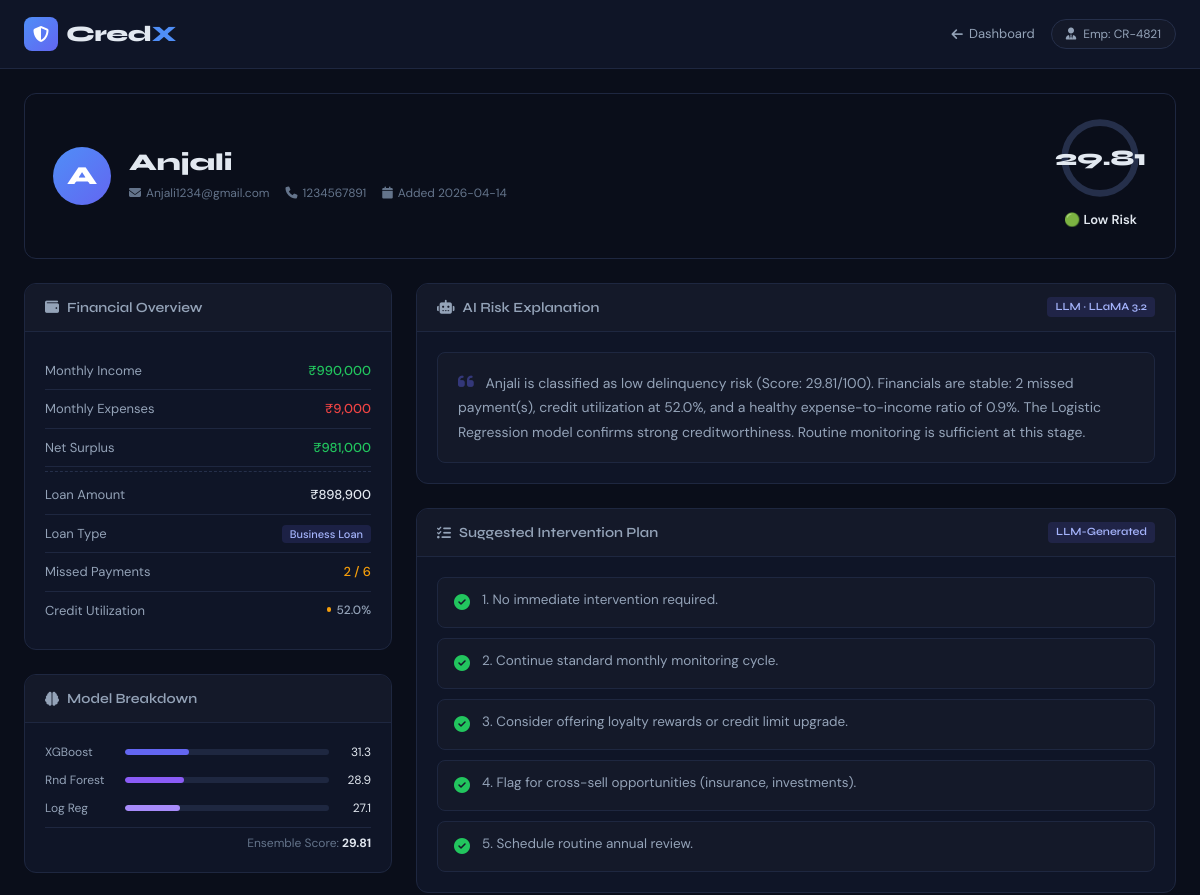
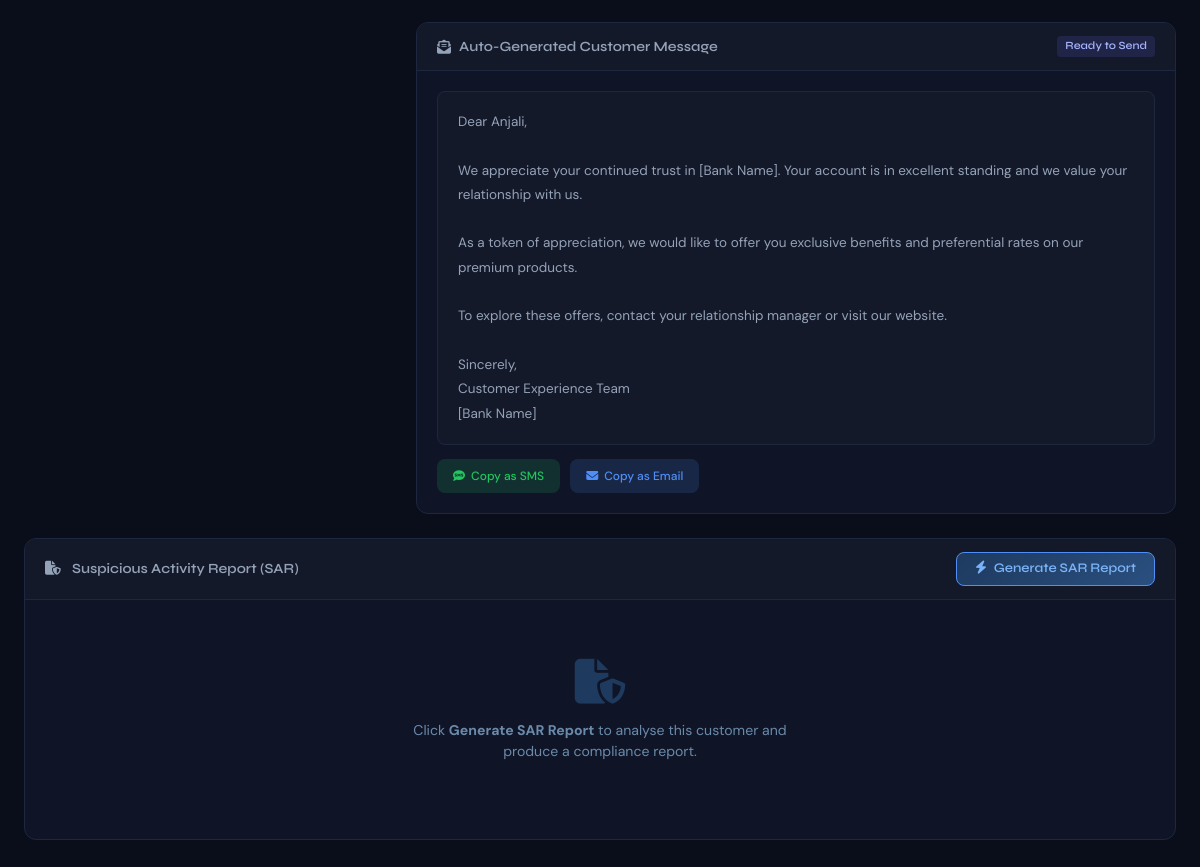
Screenshot of /customer/4 with the database file from the repository (2 pictures, top to bottom).
### tables this page shows
CREATE TABLE customers (
        id INTEGER PRIMARY KEY AUTOINCREMENT,
        name TEXT,
        income REAL,
        expenses REAL,
        missed_payments INTEGER,
        credit_utilization REAL,
        loan_amount REAL,
        loan_type TEXT,
        email TEXT,
        phone TEXT,
        added_on TEXT,
        risk_score REAL,
        risk_category TEXT
    );

### app.py (the view)
@app.route("/customer/<int:customer_id>")
def customer_detail(customer_id):
    conn = get_conn()
    conn.row_factory = sqlite3.Row
    cur = conn.cursor()
    cur.execute("SELECT * FROM customers WHERE id = ?", (customer_id,))
    row = cur.fetchone()
    conn.close()
    if row is None:
        return "Customer not found", 404
    customer = dict(row)
    service = RiskService()
    result = service.evaluate(customer)
    customer["risk_score"] = result["risk_score"]
    customer["shap"] = result.get("shap", {})  # 'shap' is not returned by the engine; default to empty dict
    explanation, intervention, message = generate_llm_explanation(
        customer, customer["risk_score"], customer["risk_category"]
    )
    customer["explanation"] = explanation
    customer["intervention"] = intervention
    customer["message"] = message
    return render_template("customer_detail.html", customer=customer)

### db/connection.py (called while the page is built)
def get_conn():
    conn = sqlite3.connect(DB_PATH)
    conn.row_factory = sqlite3.Row
    return conn

### feature_engineering/features.py (called while the page is built)
    @staticmethod
    def _safe_div(a, b):
        return float(a) / float(b) if b not in [0, None] else 0.0

    @staticmethod
    def debt_to_income(income, expenses, loan_amount):
        emi_proxy = loan_amount * 0.02  # standardized assumption
        return FeatureEngine._safe_div(expenses + emi_proxy, income)

    @staticmethod
    def utilization_risk(utilization):
        return min(max(utilization / 100.0, 0.0), 1.0)

    @staticmethod
    def payment_risk(missed_payments):
        return min((missed_payments ** 1.5) / 10.0, 1.0)

    @staticmethod
    def expense_pressure(income, expenses):
        return FeatureEngine._safe_div(expenses, income)

    @staticmethod
    def financial_stress(dti, util_risk, pay_risk, expense_pressure):
        return float(
            (0.30 * dti) +
            (0.30 * util_risk) +
            (0.25 * pay_risk) +
            (0.15 * expense_pressure)
        )

    @staticmethod
    def build(data) -> FeatureVector:
        income = float(data["income"])
        expenses = float(data["expenses"])
        loan_amount = float(data.get("loan_amount", 0))
        utilization = float(data["credit_utilization"])
        missed = float(data["missed_payments"])
        dti = FeatureEngine.debt_to_income(income, expenses, loan_amount)
        util_risk = FeatureEngine.utilization_risk(utilization)
        pay_risk = FeatureEngine.payment_risk(missed)
        exp_pressure = FeatureEngine.expense_pressure(income, expenses)
        stress = FeatureEngine.financial_stress(
            dti, util_risk, pay_risk, exp_pressure
        )
        return FeatureVector(
            dti=dti,
            utilization_risk=util_risk,
            payment_risk=pay_risk,
            expense_pressure=exp_pressure,
            financial_stress_index=stress
        )

### ml_engine/models/gb.py (called while the page is built)
    def predict_proba(self, f):
        base = (
            1.5 * f.dti +
            2.0 * f.payment_risk +
            1.2 * f.utilization_risk
        )
        return min(base / 5.0, 1.0)

### ml_engine/models/gru.py (called while the page is built)
    def predict_proba(self, f):
        memory_risk = (
            0.5 * f.payment_risk +
            0.3 * f.utilization_risk +
            0.2 * f.dti
        )
        return min(memory_risk ** 1.1, 1.0)

### services/risk_service.py (called while the page is built)
    def evaluate(self, raw_data: dict):
        return self.engine.predict(raw_data)

### templates/customer_detail.html (shortened to what this page needs)
<!DOCTYPE html>
<html lang="en">
<head>
  <link href="https://cdn.jsdelivr.net/npm/bootstrap@5.3.0/dist/css/bootstrap.min.css" rel="stylesheet"/>
  <link href="https://cdnjs.cloudflare.com/ajax/libs/font-awesome/6.4.0/css/all.min.css" rel="stylesheet"/>
  <link rel="stylesheet" href="{{ url_for('static', filename='styles.css') }}"/>
</head>
<body>
<nav class="navbar navbar-expand-lg credx-navbar">
  <div class="container-fluid px-4">
    <a class="navbar-brand d-flex align-items-center gap-2" href="/">
      <div class="brand-icon"><i class="fa-solid fa-shield-halved"></i></div>
      <span class="brand-text">Cred<span class="brand-x">X</span></span>
    </a>
    <div class="navbar-nav ms-auto d-flex flex-row align-items-center gap-3">
      <a href="/" class="nav-back"><i class="fa-solid fa-arrow-left"></i> Dashboard</a>
      <div class="employee-chip"><i class="fa-solid fa-user-tie"></i><span>Emp: CR-4821</span></div>
    </div>
  </div>
</nav>
<div class="container-fluid px-4 py-4">
  <div class="profile-banner profile-{{ customer.risk_color }} mb-4">
    <div class="pb-left">
      <div class="pb-avatar">{{ customer.name[0] }}</div>
      <div>
        <h2 class="pb-name">{{ customer.name }}</h2>
        <div class="pb-meta">
          <span><i class="fa-solid fa-envelope"></i> {{ customer.email }}</span>
          <span><i class="fa-solid fa-phone"></i> {{ customer.phone }}</span>
          <span><i class="fa-solid fa-calendar"></i> Added {{ customer.added_on }}</span>
        </div>
      </div>
    </div>
    <div class="pb-right">
      <div class="pb-score-wrap">
        <svg class="pb-ring" viewBox="0 0 36 36">
          <path class="ring-bg" d="M18 2.0845 a 15.9155 15.9155 0 0 1 0 31.831 a 15.9155 15.9155 0 0 1 0 -31.831"/>
          <path class="ring-fill ring-{{ customer.risk_color }}" stroke-dasharray="{{ customer.risk_score }}, 100" d="M18 2.0845 a 15.9155 15.9155 0 0 1 0 31.831 a 15.9155 15.9155 0 0 1 0 -31.831"/>
        </svg>
        <div class="pb-score">{{ customer.risk_score }}</div>
      </div>
      <div class="pb-badge badge-risk badge-{{ customer.risk_color }}">
        {% if customer.risk_category == "High Risk" %}🔴{% elif customer.risk_category == "Medium Risk" %}🟡{% else %}🟢{% endif %}
        {{ customer.risk_category }}
      </div>
    </div>
  </div>
  <div class="row g-4">
    <div class="col-lg-4">
      <div class="detail-card mb-4">
        <div class="detail-card-header"><i class="fa-solid fa-wallet"></i> Financial Overview</div>
        <div class="detail-card-body">
          <div class="fin-row">
            <span class="fin-label">Monthly Income</span>
            <span class="fin-val fin-green">₹{{ "{:,.0f}".format(customer.income) }}</span>
          </div>
          <div class="fin-row">
            <span class="fin-label">Monthly Expenses</span>
            <span class="fin-val fin-red">₹{{ "{:,.0f}".format(customer.expenses) }}</span>
          </div>
          <div class="fin-row">
            <span class="fin-label">Net Surplus</span>
            <span class="fin-val {% if customer.income - customer.expenses > 0 %}fin-green{% else %}fin-red{% endif %}">
              ₹{{ "{:,.0f}".format(customer.income - customer.expenses) }}
            </span>
          </div>
          <div class="fin-divider"></div>
          <div class="fin-row">
            <span class="fin-label">Loan Amount</span>
            <span class="fin-val">₹{{ "{:,.0f}".format(customer.loan_amount) }}</span>
          </div>
          <div class="fin-row">
            <span class="fin-label">Loan Type</span>
            <span class="fin-val"><span class="loan-tag">{{ customer.loan_type }}</span></span>
          </div>
          <div class="fin-row">
            <span class="fin-label">Missed Payments</span>
            <span class="fin-val {% if customer.missed_payments >= 3 %}fin-red{% elif customer.missed_payments >= 1 %}fin-amber{% else %}fin-green{% endif %}">
              {{ customer.missed_payments }} / 6
            </span>
          </div>
          <div class="fin-row align-items-start">
            <span class="fin-label">Credit Utilization</span>
            <span class="fin-val">
              <div class="util-bar-wrap">
                <div class="util-bar" style="width:{{ customer.credit_utilization }}%; background: {% if customer.credit_utilization > 75 %}#ef4444{% elif customer.credit_utilization > 50 %}#f59e0b{% else %}#22c55e{% endif %}"></div>
                <span class="util-num">{{ customer.credit_utilization }}%</span>
              </div>
            </span>
          </div>
        </div>
      </div>
      <div class="detail-card mb-4">
        <div class="detail-card-header"><i class="fa-solid fa-brain"></i> Model Breakdown</div>
        <div class="detail-card-body">
          {% set xgb_score = [customer.risk_score * 1.05, 100] | min %}
          {% set rf_score = customer.risk_score * 0.97 %}
          {% set lr_score = customer.risk_score * 0.91 %}
          <div class="model-row">
            <span class="model-name">XGBoost</span>
            <div class="model-bar-wrap">
              <div class="model-bar" style="width:{{ xgb_score }}%; background:#6366f1"></div>
            </div>
            <span class="model-score">{{ "%.1f"|format(xgb_score) }}</span>
          </div>
          <div class="model-row">
            <span class="model-name">Rnd Forest</span>
            <div class="model-bar-wrap">
              <div class="model-bar" style="width:{{ rf_score }}%; background:#8b5cf6"></div>
            </div>
            <span class="model-score">{{ "%.1f"|format(rf_score) }}</span>
          </div>
          <div class="model-row">
            <span class="model-name">Log Reg</span>
            <div class="model-bar-wrap">
              <div class="model-bar" style="width:{{ lr_score }}%; background:#a78bfa"></div>
            </div>
            <span class="model-score">{{ "%.1f"|format(lr_score) }}</span>
          </div>
          <div class="model-ensemble">
            Ensemble Score: <strong>{{ customer.risk_score }}</strong>
          </div>
        </div>
      </div>
    </div>
    <div class="col-lg-8">
      <div class="detail-card mb-4">
        <div class="detail-card-header">
          <i class="fa-solid fa-robot"></i> AI Risk Explanation
          <span class="llm-badge">LLM · LLaMA 3.2</span>
        </div>
        <div class="detail-card-body">
          <div class="ai-explanation">
            <i class="fa-solid fa-quote-left quote-icon"></i>
            {{ customer.explanation }}
          </div>
        </div>
      </div>
      <div class="detail-card mb-4">
        <div class="detail-card-header">
          <i class="fa-solid fa-list-check"></i> Suggested Intervention Plan
          <span class="llm-badge">LLM-Generated</span>
        </div>
        <div class="detail-card-body">
          <div class="intervention-list">
            {% for line in customer.intervention.split('\n') %}
            {% if line.strip() %}
            <div class="intervention-item">
              <div class="int-bullet {{ 'int-high' if customer.risk_color == 'danger' else ('int-medium' if customer.risk_color == 'warning' else 'int-low') }}">
                <i class="fa-solid fa-check-circle"></i>
              </div>
              <span>{{ line.strip() }}</span>
            </div>
            {% endif %}
            {% endfor %}
          </div>
        </div>
      </div>
      <div class="detail-card mb-4">
        <div class="detail-card-header">
          <i class="fa-solid fa-envelope-open-text"></i> Auto-Generated Customer Message
          <span class="llm-badge">Ready to Send</span>
        </div>
        <div class="detail-card-body">
          <div class="message-draft" id="messageDraft">{{ customer.message }}</div>
          <div class="message-actions">
            <button class="msg-btn msg-btn-sms" onclick="copyMsg('SMS')"><i class="fa-solid fa-comment-sms"></i> Copy as SMS</button>
            <button class="msg-btn msg-btn-email" onclick="copyMsg('Email')"><i class="fa-solid fa-envelope"></i> Copy as Email</button>
          </div>
        </div>
      </div>
    </div>
  </div>
  <div class="detail-card mb-5" id="sarSection">
    <div class="detail-card-header d-flex align-items-center justify-content-between">
      <span><i class="fa-solid fa-file-shield me-2"></i> Suspicious Activity Report (SAR)</span>
      <button class="sar-gen-btn" id="sarBtn" onclick="generateSAR()">
        <i class="fa-solid fa-bolt me-1"></i> Generate SAR Report
      </button>
    </div>
    <div class="detail-card-body" id="sarIdle">
      <div class="sar-idle-wrap">
        <i class="fa-solid fa-file-shield sar-idle-icon"></i>
        <p class="sar-idle-text">Click <strong>Generate SAR Report</strong> to analyse this customer and produce a compliance report.</p>
      </div>
    </div>
  </div>
</div>
</body>
</html>

### templates/customer_detail.html (style rules this page uses)
.sar-gen-btn { background: linear-gradient(135deg,#1e3a5f,#2a4f7f); border: 1px solid #4f8ef7; color: #7ab3f7; border-radius: 8px; padding: 6px 18px; font-size: 0.82rem; font-weight: 600; cursor: pointer; transition: all .2s; }
.sar-idle-wrap { display:flex; flex-direction:column; align-items:center; justify-content:center; padding:2.5rem 1rem; text-align:center; }
.sar-idle-icon { font-size:2.8rem; color:#1e3a5f; margin-bottom:1rem; }
.sar-idle-text { color:#6b8aaa; font-size:0.88rem; max-width:420px; }

### rows the page displays
customers: name "A", name "Anjali", email "Anjali1234@gmail.com", phone "1234567891", added_on "2026-04-14", risk_score "29.81", risk_category "Low Risk", income "990,000", expenses "9,000", customer.income-customer.expenses "981,000", loan_amount "898,900", loan_type "Business Loan", missed_payments "2", credit_utilization "52.0"

### other values shown
{{ "%.1f"|format(xgb_score) }} "31.3"
{{ "%.1f"|format(rf_score) }} "28.9"
{{ "%.1f"|format(lr_score) }} "27.1"
{{ line.strip() }} "1. No immediate intervention required." "2. Continue standard monthly monitoring cycle." "3. Consider offering loyalty rewards or credit limit upgrade." "4. Flag for cross-sell opportunities (insurance, investments)." "5. Schedule routine annual review."
